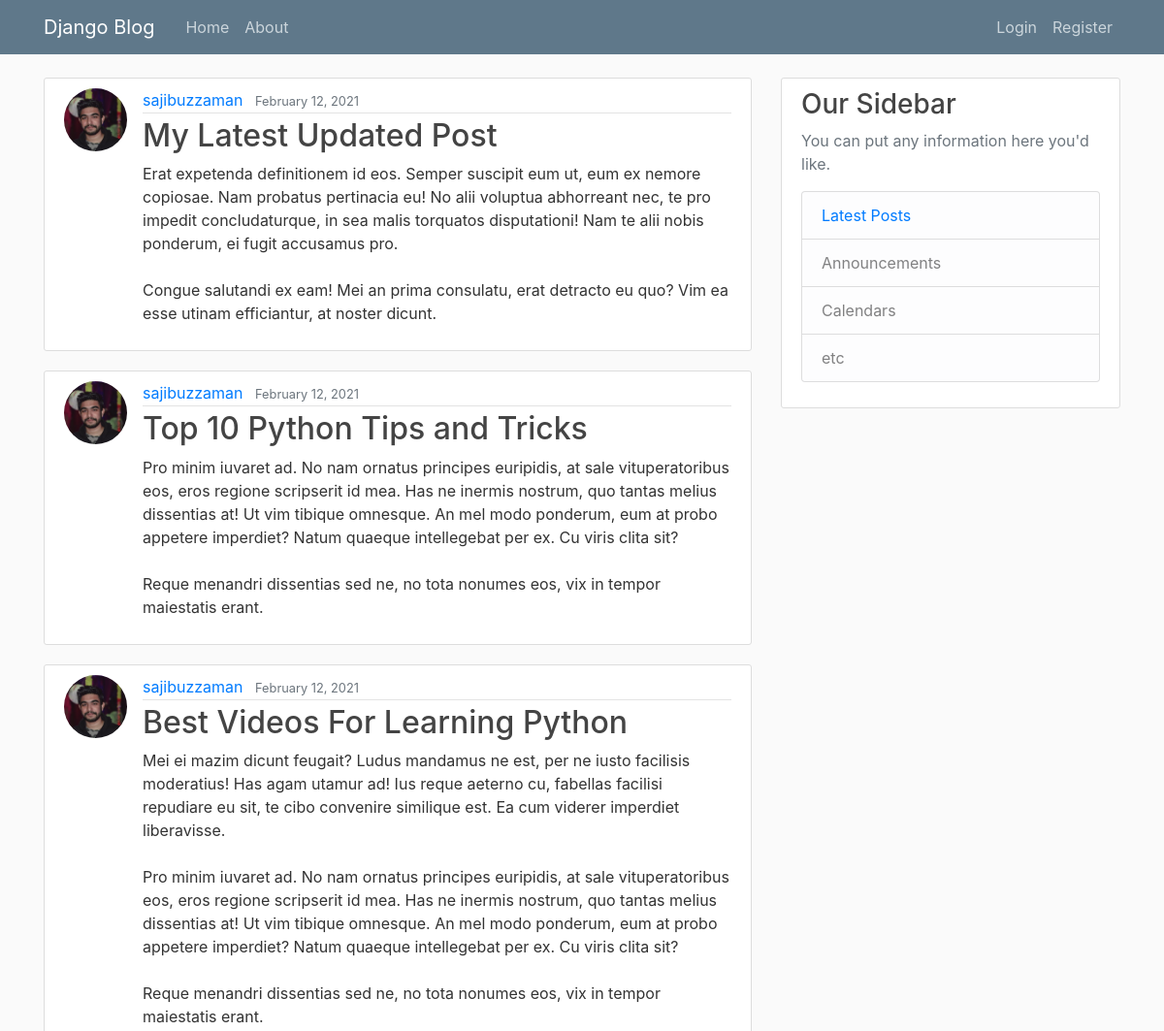
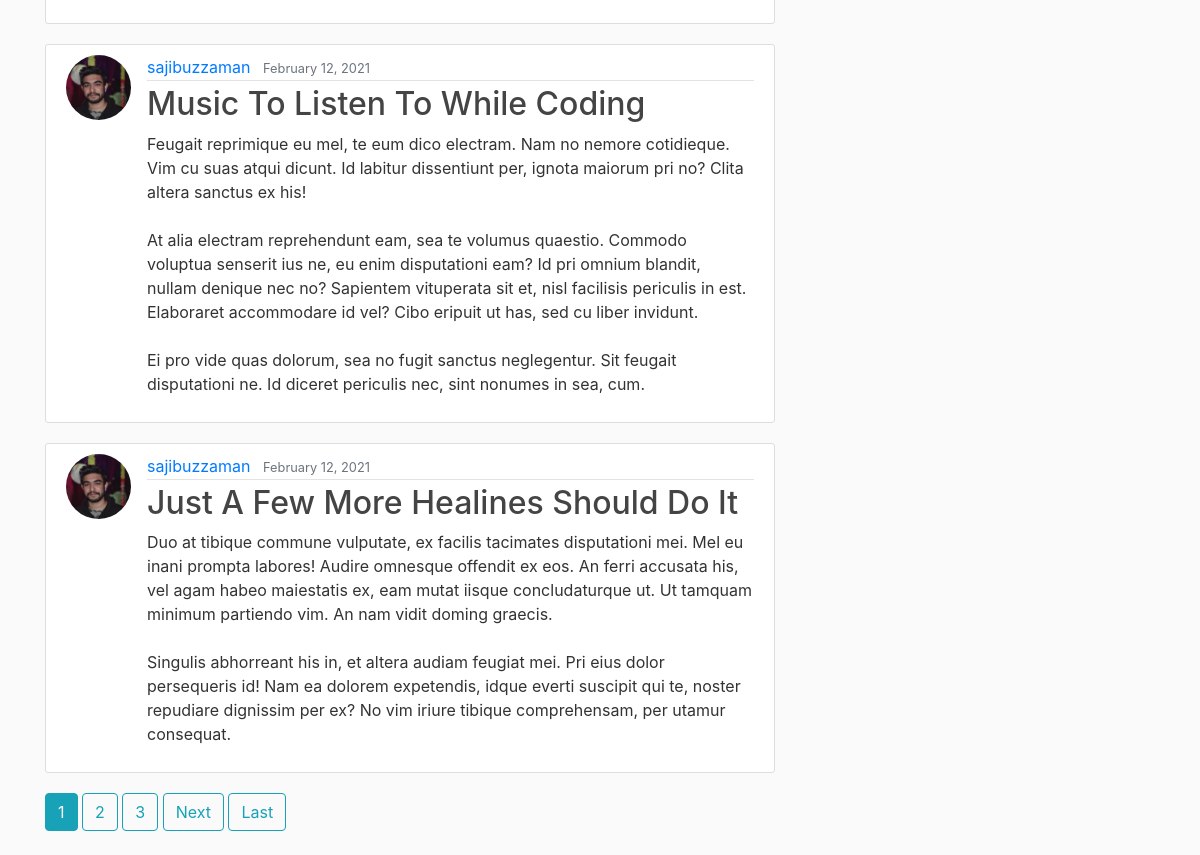
Page /posts/sajibuzzaman/ on the committed database (2 pictures, top to bottom).
### blog/models.py (models this page shows, shortened)
class Post(models.Model):
    title = models.CharField(max_length=100)
    content = models.TextField()
    date_posted = models.DateTimeField(default=timezone.now)
    author = models.ForeignKey(User, on_delete=models.CASCADE)

### users/models.py (models this page shows, shortened)
class Profile(models.Model):
    user = models.OneToOneField(User, on_delete=models.CASCADE)
    image = models.ImageField(default='default.jpg', upload_to='profile_pics')

### blog/views.py (the view)
# urls.py: path('posts/<str:username>/', MyPostListView.as_view(), name='my-posts'),
class MyPostListView(ListView):
    model = Post
    template_name = 'blog/my_posts.html'  # <app>/<model>_<viewtype>.html
    context_object_name = 'posts'
    paginate_by = 5
    def get_queryset(self):
        user = get_object_or_404(User, username=self.kwargs.get('username'))
        return Post.objects.filter(author=user).order_by('-date_posted')

### blog/templates/blog/my_posts.html (shortened to what this page needs)
{% extends "blog/base.html" %}
{% block content %}
    {% for post in posts %}
        <article class="media content-section">
          <img class="rounded-circle article-img" src="{{ post.author.profile.image.url }}">
          <div class="media-body">
            <div class="article-metadata">
              <a class="mr-2" href="{% url 'user-posts' post.author.username %}">{{ post.author }}</a>
              <small class="text-muted">{{ post.date_posted|date:"F d, Y" }}</small>
            </div>
            <h2><a class="article-title" href="{% url 'post-detail' post.id %}">{{ post.title }}</a></h2>
            <p class="article-content">{{ post.content }}</p>
          </div>
        </article>
    {% endfor %}
    {% if is_paginated %}
      {% for num in page_obj.paginator.page_range %}
        {% if page_obj.number == num %}
          <a class="btn btn-info mb-4" href="?page={{ num }}">{{ num }}</a>
        {% elif num > page_obj.number|add:'-3' and num < page_obj.number|add:'3' %}
          <a class="btn btn-outline-info mb-4" href="?page={{ num }}">{{ num }}</a>
        {% endif %}
      {% endfor %}
      {% if page_obj.has_next %}
        <a class="btn btn-outline-info mb-4" href="?page={{ page_obj.next_page_number }}">Next</a>
        <a class="btn btn-outline-info mb-4" href="?page={{ page_obj.paginator.num_pages }}">Last</a>
      {% endif %}
    {% endif %}
{% endblock content %}

### blog/static/blog/main.css (style rules this page uses)
body { background: #fafafa; color: #333333; margin-top: 5rem; }
h1, h2, h3, h4, h5, h6 { color: #444444; }
.content-section { background: #ffffff; padding: 10px 20px; border: 1px solid #dddddd; border-radius: 3px; margin-bottom: 20px; }
.article-title { color: #444444; }
.article-content { white-space: pre-line; }
.article-img { height: 65px; width: 65px; margin-right: 16px; }
.article-metadata { padding-bottom: 1px; margin-bottom: 4px; border-bottom: 1px solid #e3e3e3 }

### rows in the picture
Post: author.profile.image (picture), author "sajibuzzaman", date_posted "February 12, 2021", title "My Latest Updated Post", content "Erat expetenda definitionem id eos. Semper suscipit eum ut, eum ex nemore copiosae. Nam probatus pertinacia eu! No alii voluptua abhorreant nec, te pro impedit concludaturque, in sea malis torquatos disputationi! Nam te alii nobis ponderum, ei fugit accusamus pro. Congue salutandi ex eam! Mei an prima consulatu, erat detracto eu quo? Vim ea esse utinam efficiantur, at noster dicunt."
Post: author.profile.image (picture), author "sajibuzzaman", date_posted "February 12, 2021", title "Top 10 Python Tips and Tricks", content "Pro minim iuvaret ad. No nam ornatus principes euripidis, at sale vituperatoribus eos, eros regione scripserit id mea. Has ne inermis nostrum, quo tantas melius dissentias at! Ut vim tibique omnesque. An mel modo ponderum, eum at probo appetere imperdiet? Natum quaeque intellegebat per ex. Cu viris clita sit? Reque menandri dissentias sed ne, no tota nonumes eos, vix in tempor maiestatis erant."
Post: author.profile.image (picture), author "sajibuzzaman", date_posted "February 12, 2021", title "Best Videos For Learning Python", content "Mei ei mazim dicunt feugait? Ludus mandamus ne est, per ne iusto facilisis moderatius! Has agam utamur ad! Ius reque aeterno cu, fabellas facilisi repudiare eu sit, te cibo convenire similique est. Ea cum viderer imperdiet liberavisse. Pro minim iuvaret ad. No nam ornatus principes euripidis, at sale vituperatoribus eos, eros regione scripserit id mea. Has ne inermis nostrum, quo tantas melius dissentias at! Ut vim tibique omnesque. An mel modo ponderum, eum at probo appetere imperdiet? Natum quaeque intellegebat per ex. Cu viris clita sit? Reque menandri dissentias sed ne, no tota nonumes eos, vix in tempor maiestatis erant."
Post: author.profile.image (picture), author "sajibuzzaman", date_posted "February 12, 2021", title "Music To Listen To While Coding", content "Feugait reprimique eu mel, te eum dico electram. Nam no nemore cotidieque. Vim cu suas atqui dicunt. Id labitur dissentiunt per, ignota maiorum pri no? Clita altera sanctus ex his! At alia electram reprehendunt eam, sea te volumus quaestio. Commodo voluptua senserit ius ne, eu enim disputationi eam? Id pri omnium blandit, nullam denique nec no? Sapientem vituperata sit et, nisl facilisis periculis in est. Elaboraret accommodare id vel? Cibo eripuit ut has, sed cu liber invidunt. Ei pro vide quas dolorum, sea no fugit sanctus neglegentur. Sit feugait disputationi ne. Id diceret periculis nec, sint nonumes in sea, cum."
Post: author.profile.image (picture), author "sajibuzzaman", date_posted "February 12, 2021", title "Just A Few More Healines Should Do It", content "Duo at tibique commune vulputate, ex facilis tacimates disputationi mei. Mel eu inani prompta labores! Audire omnesque offendit ex eos. An ferri accusata his, vel agam habeo maiestatis ex, eam mutat iisque concludaturque ut. Ut tamquam minimum partiendo vim. An nam vidit doming graecis. Singulis abhorreant his in, et altera audiam feugiat mei. Pri eius dolor persequeris id! Nam ea dolorem expetendis, idque everti suscipit qui te, noster repudiare dignissim per ex? No vim iriure tibique comprehensam, per utamur consequat."

### other values in the picture
{{ num }} "1"
{{ num }} "2" "3"
